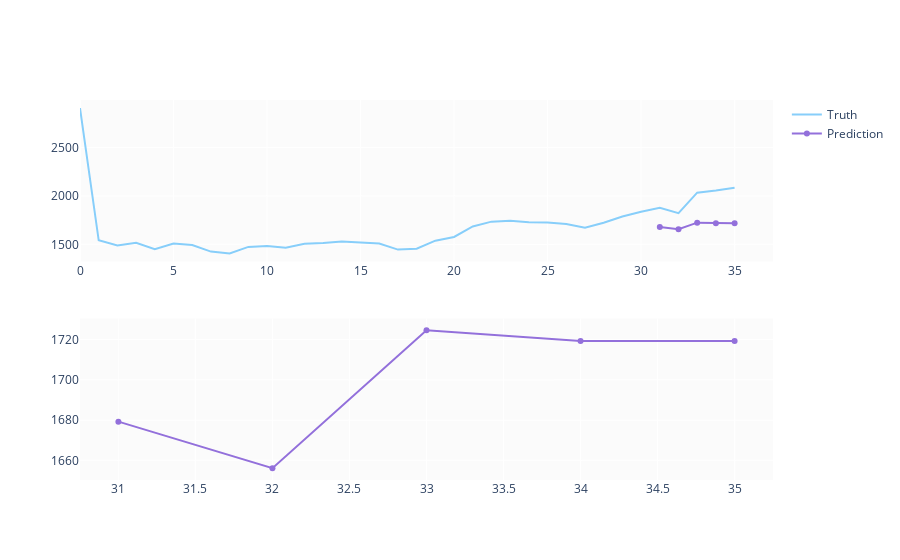

Write notebook code for a chart like this one.
### Code cell
predicted_prices = df.loc[test_split_idx+1:].copy()
predicted_prices['Close Price'] = y_pred
predicted_prices.head()

fig = make_subplots(rows=2, cols=1)
fig.add_trace(go.Scatter(x=temp.Date, y=df['Close Price'],
                         name='Truth',
                         marker_color='LightSkyBlue'), row=1, col=1)

fig.add_trace(go.Scatter(x=predicted_prices.index,
                         y=predicted_prices['Close Price'],
                         name='Prediction',
                         marker_color='MediumPurple'), row=1, col=1)

fig.add_trace(go.Scatter(x=predicted_prices.index,
                         y=y_pred,
                         marker_color='MediumPurple',
                         showlegend=False), row=2, col=1)

fig.show()

### Figure 1 — Plotly figure (JSON) as saved in the notebook; plotly's stock layout.template omitted (floating-point values rounded to 4 significant figures)
{"data": [{"marker": {"color": "LightSkyBlue"}, "name": "Truth", "type": "scatter", "x": [0, 1, 2, 3, 4, 5, 6, 7, 8, 9, 10, 11, 12, 13, 14, 15, 16, 17, 18, 19, 20, 21, 22, 23, 24, 25, 26, 27, 28, 29, 30, 31, 32, 33, 34, 35], "xaxis": "x", "y": [2907.0, 1542.0, 1490.0, 1517.0, 1450.0, 1509.0, 1494.0, 1426.0, 1407.0, 1474.0, 1482.0, 1465.0, 1506.0, 1514.0, 1531.0, 1523.0, 1509.0, 1446.0, 1456.0, 1538.0, 1577, 1685.0, 1735.0, 1743.0, 1728.0, 1727.0, 1710.0, 1671.0, 1724.0, 1788.0, 1838.0, 1877.0, 1823.0, 2034.0, 2056.0, 2086.0], "yaxis": "y"}, {"marker": {"color": "MediumPurple"}, "name": "Prediction", "type": "scatter", "x": [31, 32, 33, 34, 35], "xaxis": "x", "y": [1679.0, 1656.0, 1725.0, 1719.0, 1719.0], "yaxis": "y"}, {"marker": {"color": "MediumPurple"}, "showlegend": false, "type": "scatter", "x": [31, 32, 33, 34, 35], "xaxis": "x2", "y": [1679.0, 1656.0, 1725.0, 1719.0, 1719.0], "yaxis": "y2"}], "layout": {"xaxis": {"anchor": "y", "domain": [0, 1]}, "xaxis2": {"anchor": "y2", "domain": [0, 1]}, "yaxis": {"anchor": "x", "domain": [0.575, 1]}, "yaxis2": {"anchor": "x2", "domain": [0, 0.425]}}}
